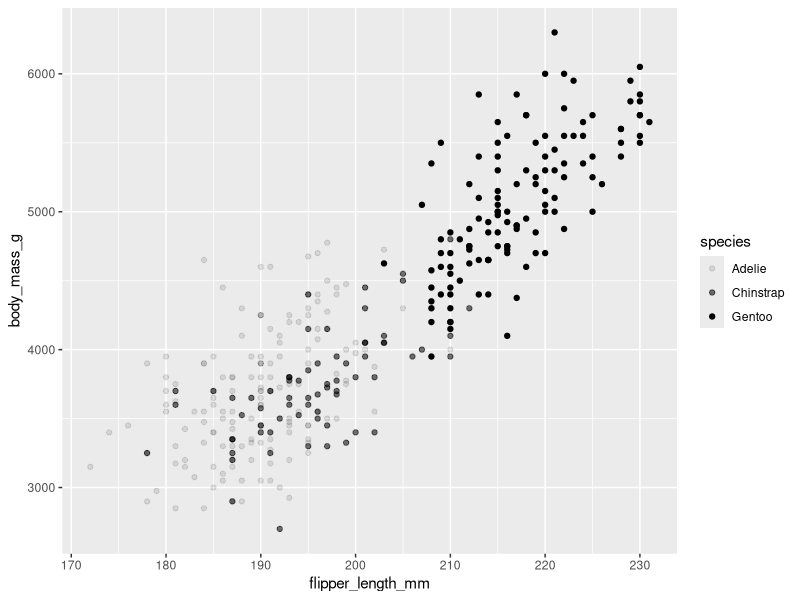
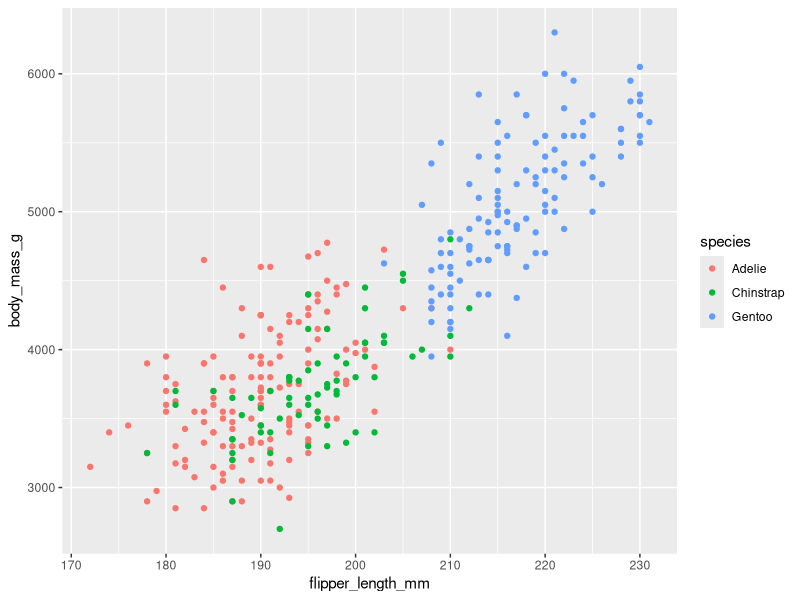
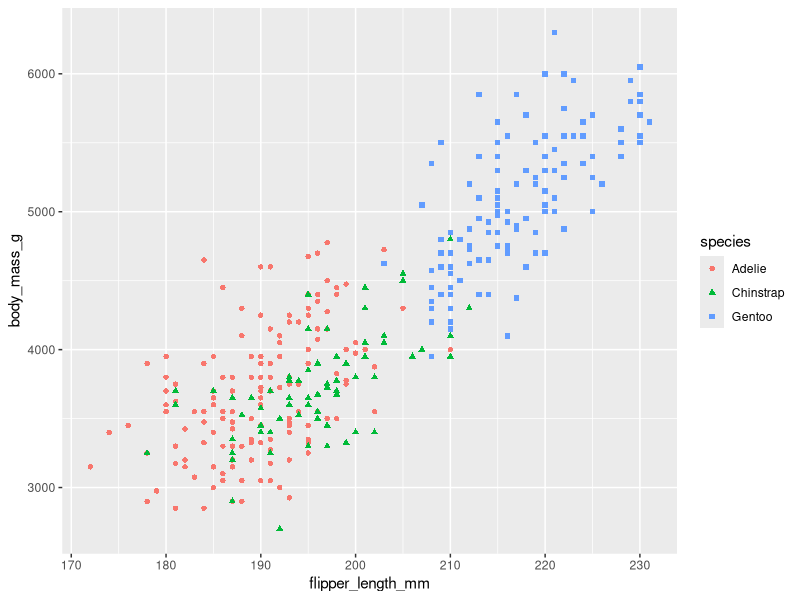
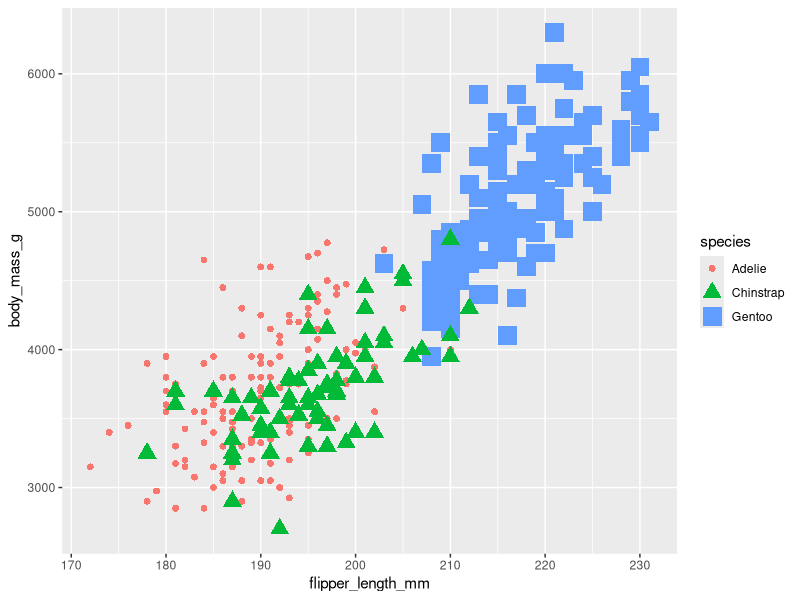
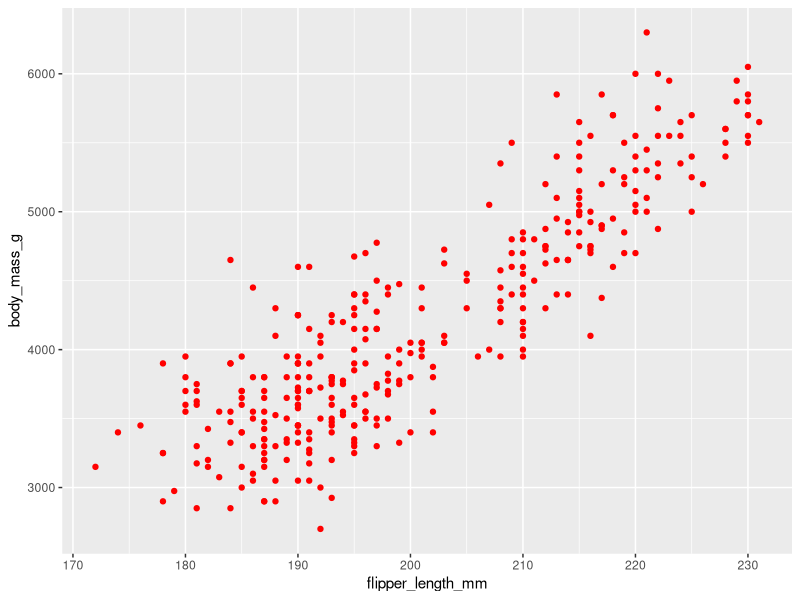
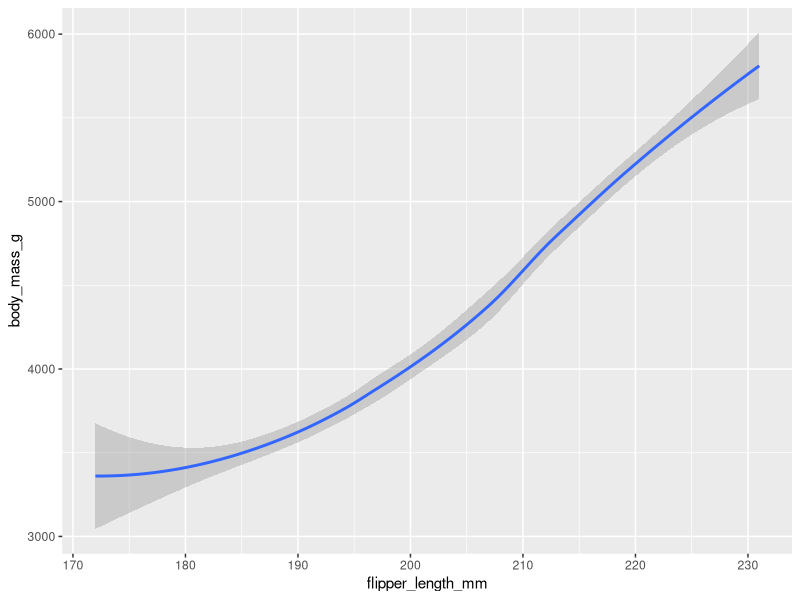
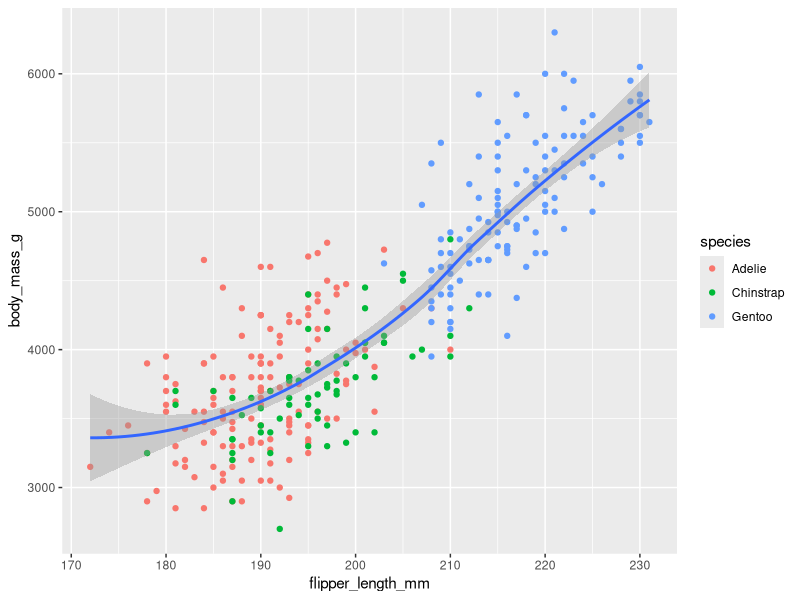
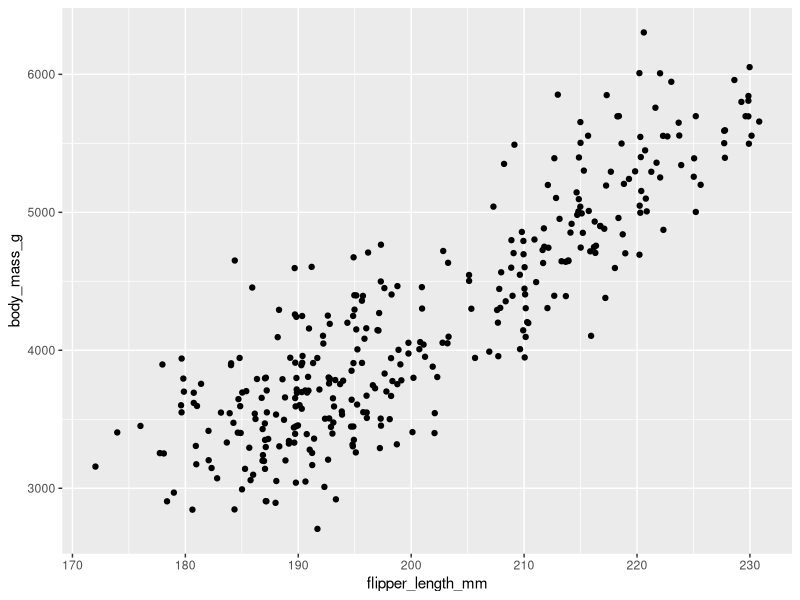

Recreate these plots in R, in order.
install.packages("ggplot2")
library(ggplot2)
library(palmerpenguins)
data("penguins")
View(penguins)
ggplot(data = penguins) + 
  geom_point(mapping = aes(x = flipper_length_mm, y = body_mass_g, alpha = species))

ggplot(data = penguins) + 
  geom_point(mapping = aes(x = flipper_length_mm, y = body_mass_g, color = species))

ggplot(data = penguins) + 
  geom_point(mapping = aes(x = flipper_length_mm, y = body_mass_g, color = species, shape = species))

ggplot(data = penguins) + 
  geom_point(mapping = aes(x = flipper_length_mm, y = body_mass_g, color = species, shape = species, size = species))

ggplot(data = penguins) + 
  geom_point(mapping = aes(x = flipper_length_mm, y = body_mass_g), color = "red")

ggplot(data = penguins) + 
  geom_smooth(mapping = aes(x = flipper_length_mm, y = body_mass_g))

ggplot(data = penguins) + 
  geom_point(mapping = aes(x = flipper_length_mm, y = body_mass_g, color = species)) +
  geom_smooth(mapping = aes(x = flipper_length_mm, y = body_mass_g))

ggplot(data = penguins) + 
  geom_jitter(mapping = aes(x = flipper_length_mm, y = body_mass_g))

ggplot(data = diamonds) + geom_bar(mapping = aes(x= cut))

ggplot(data = diamonds) + geom_bar(mapping = aes(x= cut, color = cut))

ggplot(data = diamonds) + geom_bar(mapping = aes(x= cut, fill = cut))

ggplot(data = diamonds) + geom_bar(mapping = aes(x= cut, fill = clarity))

ggplot(data = penguins, aes(x= flipper_length_mm, y= body_mass_g))+ 
  geom_point() +       
  geom_smooth(method="loess")